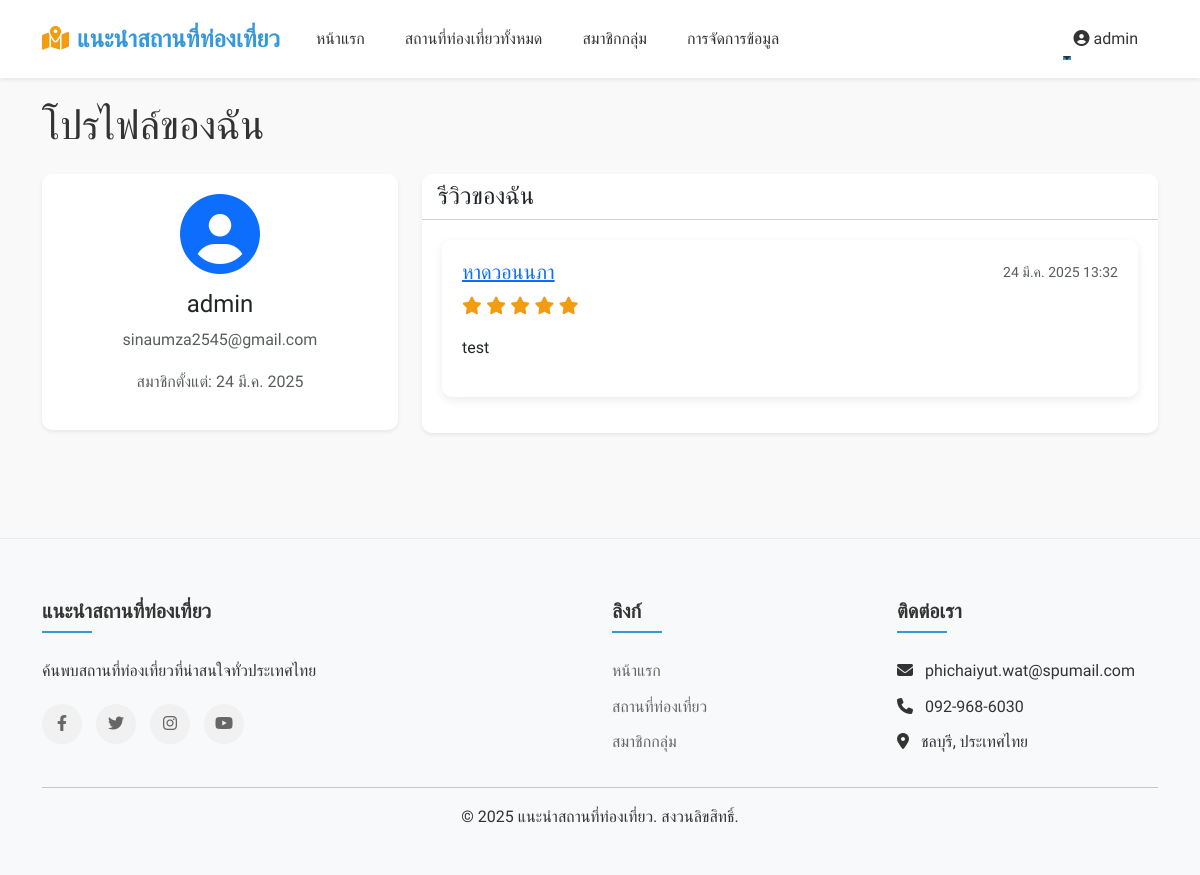
The page /profile/ (signed in) on the database as committed earlier.
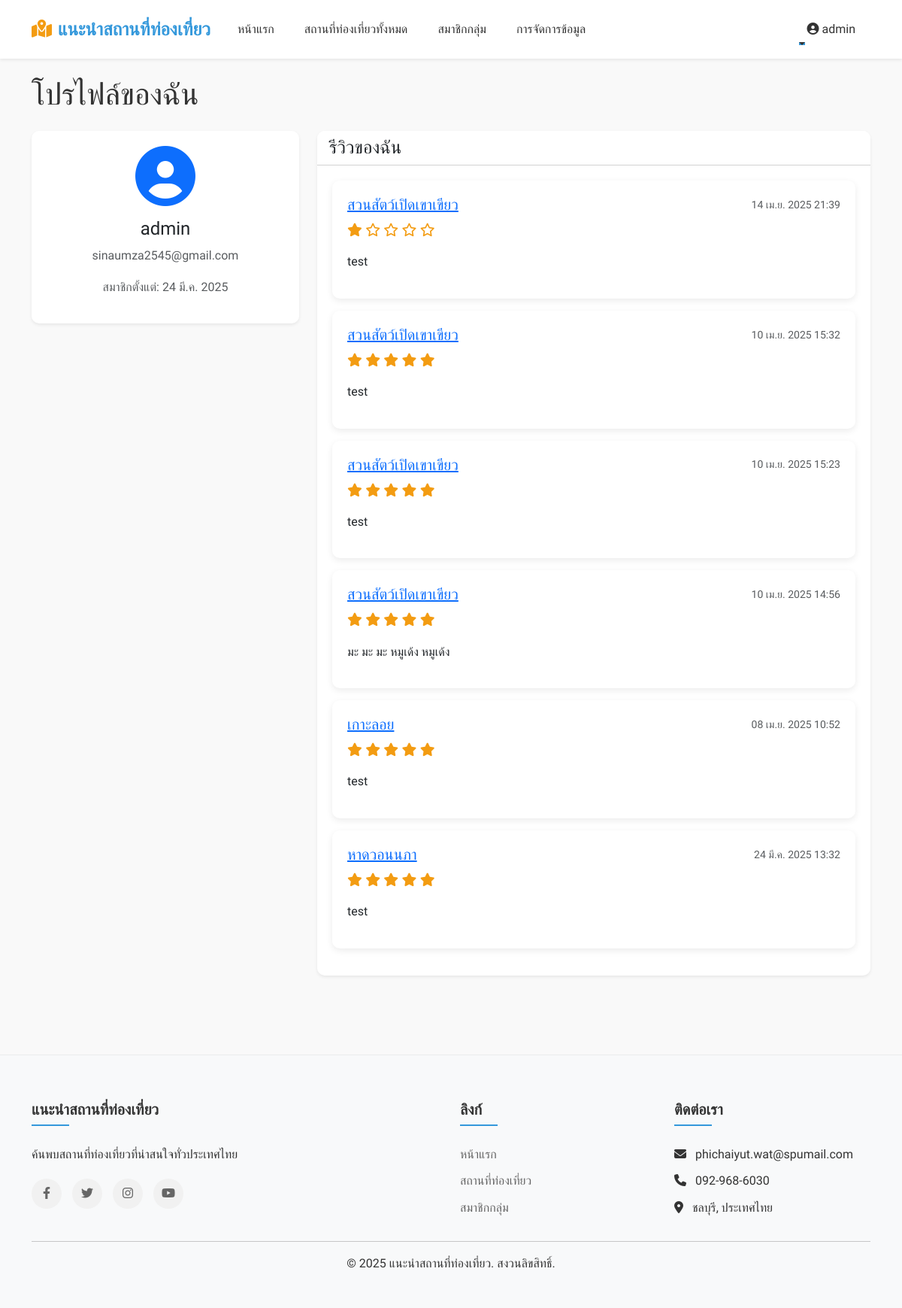
The same page on the database as committed later.
### tourism/models.py (models this page shows, shortened)
class Review(models.Model):
    place = models.ForeignKey(Place, on_delete=models.CASCADE, related_name='reviews', verbose_name="สถานที่")
    user = models.ForeignKey(User, on_delete=models.CASCADE, verbose_name="ผู้ใช้")
    rating = models.IntegerField(choices=[(1, '1'), (2, '2'), (3, '3'), (4, '4'), (5, '5')], verbose_name="คะแนน")
    comment = models.TextField(verbose_name="ความคิดเห็น")
    created_at = models.DateTimeField(auto_now_add=True, verbose_name="วันที่สร้าง")
    class Meta:
        verbose_name = "รีวิว"
        verbose_name_plural = "รีวิว"

class Place(models.Model):
    name = models.CharField(max_length=200, verbose_name="ชื่อสถานที่")
    description = models.TextField(verbose_name="รายละเอียด")
    address = models.TextField(verbose_name="ที่อยู่")
    province = models.ForeignKey(Province, on_delete=models.CASCADE, verbose_name="จังหวัด")
    categories = models.ManyToManyField(Category, verbose_name="หมวดหมู่")
    image = models.ImageField(upload_to='places/', verbose_name="รูปภาพ")
    created_at = models.DateTimeField(auto_now_add=True, verbose_name="วันที่สร้าง")
    updated_at = models.DateTimeField(auto_now=True, verbose_name="วันที่อัปเดต")
    is_featured = models.BooleanField(default=False, verbose_name="แนะนำ")
    map_embed = models.TextField(blank=True, null=True, help_text="ฝังโค้ด iframe จาก Google Maps")
    has_parking = models.BooleanField(default=False, null=True)
    has_restaurant = models.BooleanField(default=False, null=True)
    has_wifi = models.BooleanField(default=False, null=True)
    has_restroom = models.BooleanField(default=False, null=True)
    class Meta:
        verbose_name = "สถานที่ท่องเที่ยว"
        verbose_name_plural = "สถานที่ท่องเที่ยว"

### tourism/views.py (the view)
# urls.py: path('profile/', views.profile, name='profile'),
@login_required
def profile(request):
    reviews = Review.objects.filter(user=request.user).order_by('-created_at')
    context = {
        'reviews': reviews,
    }
    return render(request, 'tourism/profile.html', context)

### templates/tourism/profile.html (shortened to what this page needs)
{% extends 'base.html' %}
{% block content %}
    <div class="container mt-4">
        <h1 class="mb-4">โปรไฟล์ของฉัน</h1>
        <div class="row">
            <div class="col-md-4">
                <div class="card shadow-sm mb-4">
                    <div class="card-body text-center">
                        <div class="mb-3">
                            <i class="fas fa-user-circle fa-5x text-primary"></i>
                        </div>
                        <h4>{{ user.username }}</h4>
                        <p class="text-muted">{{ user.email }}</p>
                        <p class="text-muted">สมาชิกตั้งแต่: {{ user.date_joined|date:"d M Y" }}</p>
                    </div>
                </div>
            </div>
            <div class="col-md-8">
                <div class="card shadow-sm">
                    <div class="card-header bg-white">
                        <h4 class="mb-0">รีวิวของฉัน</h4>
                    </div>
                    <div class="card-body">
                        {% for review in reviews %}
                            <div class="card mb-3">
                                <div class="card-body">
                                    <div class="d-flex justify-content-between align-items-center mb-2">
                                        <h5 class="mb-0">
                                            <a href="{% url 'place_detail' review.place.id %}">{{ review.place.name }}</a>
                                        </h5>
                                        <small class="text-muted">{{ review.created_at|date:"d M Y H:i" }}</small>
                                    </div>
                                    <div class="rating mb-2">
                                        {% for i in "12345" %}
                                            {% if forloop.counter <= review.rating %}
                                                <i class="fas fa-star"></i>
                                            {% else %}
                                                <i class="far fa-star"></i>
                                            {% endif %}
                                        {% endfor %}
                                    </div>
                                    <p class="card-text">{{ review.comment|linebreaks }}</p>
                                </div>
                            </div>
                        {% empty %}
                            <p class="text-center">คุณยังไม่มีรีวิว</p>
                        {% endfor %}
                    </div>
                </div>
            </div>
        </div>
    </div>
{% endblock %}

Rows that differ between the two databases and show on the page:
added Review: place.name "สวนสัตว์เปิดเขาเขียว", created_at "14 เม.ย. 2025 21:39", rating 1 (drawn), comment "test"
added Review: place.name "สวนสัตว์เปิดเขาเขียว", created_at "10 เม.ย. 2025 15:32", rating 5 (drawn), comment "test"
added Review: place.name "สวนสัตว์เปิดเขาเขียว", created_at "10 เม.ย. 2025 15:23", rating 5 (drawn), comment "test"
added Review: place.name "สวนสัตว์เปิดเขาเขียว", created_at "10 เม.ย. 2025 14:56", rating 5 (drawn), comment "มะ มะ มะ หมูเด้ง หมูเด้ง"
added Review: place.name "เกาะลอย", created_at "08 เม.ย. 2025 10:52", rating 5 (drawn), comment "test"
